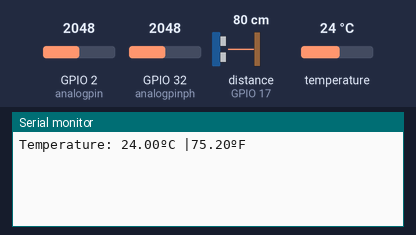
The sketch below on a simulated ESP32. On the bench: the last lines printed to the serial monitor. Wiring (inferred from the names in the program): ultrasonic range finder: trigger GPIO 16; echo GPIO 17. The test bench sets the inputs (shaded band); at power-on: distance to the obstacle (sensor on GPIO 17) 80 cm, GPIO 2 (analogpin) = 2048, temperature 24 °C, GPIO 32 (analogpinph) = 2048. The echo pulse lasts 58.3 µs per cm; WiFi joins after 1.5 s; servers stay silent unless stated.

Above: at 3.0 s.
3.1 s: distance to the obstacle (sensor on GPIO 17) set to 67 cm
At 5.7 s:
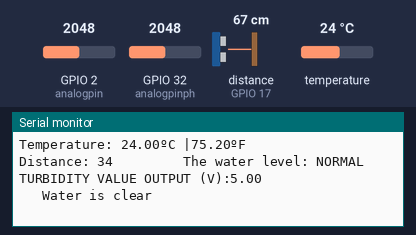
6.5 s: GPIO 2 (analogpin) set to 1228
At 8.6 s:
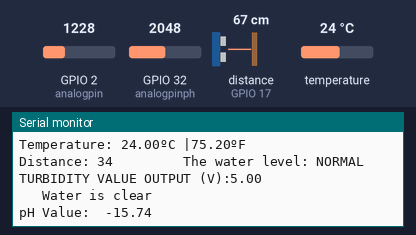
12.6 s: distance to the obstacle (sensor on GPIO 17) set to 2 cm
At 17.9 s:
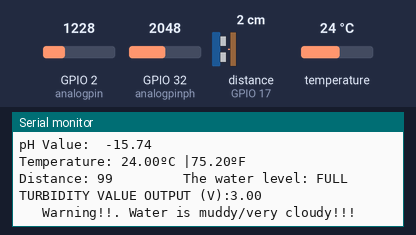
24.0 s: distance to the obstacle (sensor on GPIO 17) set to 120 cm
At 29.5 s:
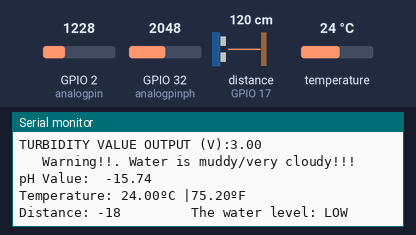
36.4 s: temperature set to 12 °C
At 37.4 s:
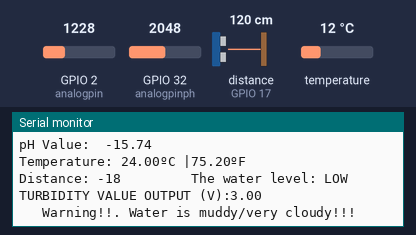
37.9 s: GPIO 32 (analogpinph) set to 2866
At 38.7 s:
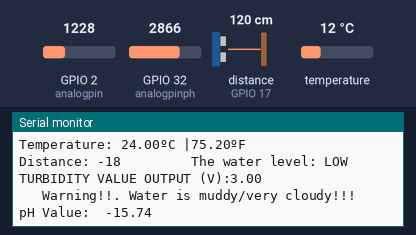

The sketch:

All_sensors_Integrated_Arduinocode_BLYNK_.ino
```cpp
#define BLYNK_TEMPLATE_ID "TMPLRUSurudx"
#define BLYNK_TEMPLATE_NAME "Temperature"
#define BLYNK_AUTH_TOKEN "Vqr7XANKT2V4V0cKwA2QxeWVsnt1HZwg"

#define BLYNK_PRINT Serial

#include <Blynk.h>
#include <WiFi.h>
#include <WiFiClient.h>
#include<BlynkSimpleEsp32.h>
////////////////////////////////////////
#include <OneWire.h>
#include <DallasTemperature.h>
#define ONE_WIRE_BUS 25
OneWire oneWire(ONE_WIRE_BUS);
// Pass oneWire reference to DallasTemperature library
DallasTemperature sensors(&oneWire);
//................................................
#define analogpin 2
// //..........................................
#define analogpinph A4 ///ph sensor
int sensorval=0;
long int avgval;
float b;

int buf[10],temp ;
float calibration_value = 21.34 - 0.5;
//.....................................................................
char auth[] =BLYNK_AUTH_TOKEN;
char ssid[] = "OPPO F9 Pro";
char pass[] = "hemanth7855";

// Declaring a global variabl for sensor data
 //float tempsensorVal;
// float turbsensorval;
// float phsensorval;
// int ultrasensorval;

// //........................................................................
const int trigPin = 16;
const int echoPin = 17;
// // defining variables
long duration;
int distance;
int tankheight=100;
int mydistance;

// This function creates the timer object. It's part of Blynk library
BlynkTimer timer;


void setup()
{
  sensors.begin();	// Start up the library
  Serial.begin(9600);
  //.................................................
  pinMode(trigPin, OUTPUT); // Sets the trigPin as an Output
  pinMode(echoPin, INPUT); // Sets the echoPin as an Input

  //Connecting to Blynk Cloud
  Blynk.begin(auth, ssid, pass,"blynk.cloud",80);
  // Setting interval to send data to Blynk Cloud to 1000ms.
  // It means that data will be sent every second
  timer.setInterval(100L, mytemp);
  timer.setInterval(100L, level);
  timer.setInterval(100L, myturb);
  timer.setInterval(100L, myph);
}
// void myTimer()
// {
//   // This function describes what will happen with each timer tick
//   // e.g. writing sensor value to datastream V5
//   Blynk.virtualWrite(V5,tempsensorVal);
//   // Blynk.virtualWrite(V4,turbsensorval );
//   // Blynk.virtualWrite(V3, phsensorval);
//   // Blynk.virtualWrite(V2, ultrasensorval);
// }

void loop()
{
    // put your main code here, to run repeatedly:
    mytemp();
    delay(200);

    level();
    delay(200);

    myturb();
    delay(200);

     myph();
    delay(200);

  Serial.println("\n");
  // Reading sensor from hardware analog pin A0
  //tempsensorVal =analogRead(25);
  // turbsensorval = analogRead(2);
  // phsensorval = analogRead(4);
  // ultrasensorval=distance;
      // Runs all Blynk stuff
  Blynk.run();


  // runs BlynkTimer
  timer.run();

}

 void mytemp(){
  sensors.requestTemperatures();
  float temperatureC = sensors.getTempCByIndex(0);
  float temperatureF = sensors.getTempFByIndex(0);
  Serial.print("Temperature: ");
  Serial.print(temperatureC);
  Serial.print("ºC |");
  Serial.print(temperatureF);
  Serial.println("ºF");


  Blynk.virtualWrite(V5, temperatureC);
  //Blynk.virtualWrite(V6, temperatureF);

  delay(1000);
  }

void level() {
// Clears the trigPin
 digitalWrite(trigPin, LOW);

// Sets the trigPin on HIGH state for 10 micro seconds
 digitalWrite(trigPin, HIGH);
 delayMicroseconds(10);
 digitalWrite(trigPin, LOW);
// Reads the echoPin, returns the sound wave travel time in microseconds
 duration = pulseIn(echoPin, HIGH);
// Calculating the distance
 mydistance= duration*0.034/2;
 distance = tankheight-mydistance;
// Prints the distance on the Serial Monitor
 Serial.print("Distance: ");
 Serial.print(distance);
 Serial.print("\t\t\t");

      if (distance>70&& distance<=100){
    Serial.print("\t The water level: FULL \n");
    }

      else if (distance<=70 && distance>30){
    Serial.print("\t The water level: NORMAL\n");
    }

      else if (distance<=30){
    Serial.print("\t The water level: LOW \n");
    }
    Blynk.virtualWrite(V4, distance);
delay(1000);
}

void myturb(){
  int sensorValue = analogRead(analogpin);
  float voltage = (float(sensorValue) * (2.5 / 1024.0));

  Serial.print ("TURBIDITY VALUE OUTPUT (V):");
  Serial.print (voltage);
  Serial.println();

   if (voltage>4 ){
     Serial.print("\t Water is clear \n");
    }

  if (voltage<4 && voltage>3.5 ){
     Serial.print("\t Water is a little cloudy \n");
    }


  else if(voltage<3.5){
    Serial.print("\t Warning!!. Water is muddy/very cloudy!!! \n");
  }

  Blynk.virtualWrite(V3,voltage);
    delay(1000);
}

float myph(){

  for(int i=0;i<10;i++){
    buf[i]= analogRead(analogpinph);
    delay(100);
    }
  for(int i=0;i<9;i++){
    for(int j=i+1;j<10;j++){
      if(buf[i]>buf[j]){
        temp=buf[i];
        buf[i]=buf[j];
        buf[j]=temp;

        }
      }

    }
  avgval=0;
  for(int i=2;i<8;i++){avgval+=buf[i];    }

  float phvol=(float)avgval*5.0/1024/6 ;
  float phval= -3.6585*phvol+calibration_value;   /// to calculate the ph of various substance
  Serial.print("pH Value:  ");
  Serial.println(phval);
   Serial.println("\n");

  //Serial.print("Voltage = ");
  //Serial.println(phvol);
  delay(1000);

  Blynk.virtualWrite(V2,phval);

  }
```

Measured:
- the behaviour switches between 71 and 70 cm on distance to the obstacle (sensor on GPIO 17) (found by bisection; images 0 and 1)
- after the input at 3.1 s, the serial monitor: prints a new line after 0.70 s (image 1)
- after the input at 12.6 s, the serial monitor: prints a new line after 3.6 s (image 3)
- after the input at 24.0 s, the serial monitor: prints a new line after 4.6 s (image 4)
